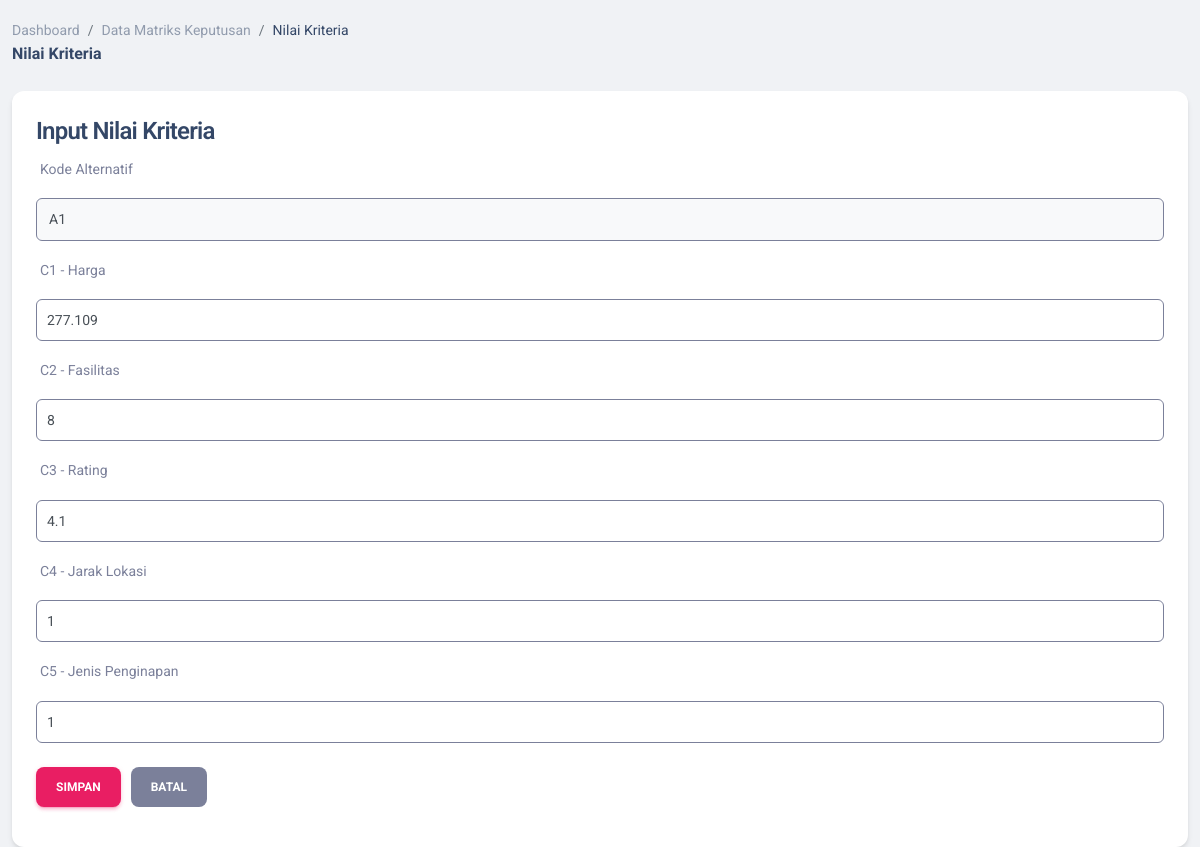
Page /pages/matriks/nilai_kriteria.php?alternatif=A1 on the committed database.
### tables this page shows
CREATE TABLE `tbl_kriteria` (
  `kode_kriteria` varchar(10) NOT NULL,
  `nama_kriteria` varchar(100) NOT NULL,
  `bobot` decimal(3,1) NOT NULL,
  `normalisasi` decimal(5,2) DEFAULT 0.00
);

### pages/matriks/nilai_kriteria.php (the view, shortened to what this page needs)
<?php
include '../layout/headers.php';
include '../../config/koneksi.php';
$kode_alternatif = $_GET['alternatif'];
$kriteria_sql = mysqli_query($koneksi, "SELECT * FROM tbl_kriteria");
$kriteria_arr = [];
while ($kriteria = mysqli_fetch_array($kriteria_sql)) {
    $kriteria_arr[] = $kriteria;
}
$nilai_kriteria = [];
foreach ($kriteria_arr as $kriteria) {
    $kode_kriteria = $kriteria['kode_kriteria'];
    $query = "SELECT nilai FROM tbl_matriks_keputusan WHERE kode_alternatif='$kode_alternatif' AND kode_kriteria='$kode_kriteria'";
    $result = mysqli_query($koneksi, $query);
    $data = mysqli_fetch_assoc($result);
    if (isset($data['nilai'])) {
        $nilai = $data['nilai'];
        if ($kode_kriteria == 'C1') {
            $nilai_kriteria[$kode_kriteria] = number_format($nilai, 3);
        } elseif ($kode_kriteria == 'C3') {
            $nilai_kriteria[$kode_kriteria] = number_format($nilai, 1);
        } else {
            $nilai_kriteria[$kode_kriteria] = rtrim(rtrim($nilai, '0'), '.');
        }
    } else {
        $nilai_kriteria[$kode_kriteria] = '0';
    }
}
?>
<main class="main-content position-relative max-height-vh-100 h-100 border-radius-lg ">
    <div class="container-fluid">
        <nav aria-label="breadcrumb" class="mt-3">
            <ol class="breadcrumb bg-transparent mb-0 pb-0 pt-1 px-0">
                <li class="breadcrumb-item text-sm">
                    <a class="opacity-5 text-dark" href="../dashboard/">Dashboard</a>
                </li>
                <li class="breadcrumb-item text-sm">
                    <a class="opacity-5 text-dark" href="index.php">Data Matriks Keputusan</a>
                </li>
                <li class="breadcrumb-item text-sm text-dark active" aria-current="page">Nilai Kriteria</li>
            </ol>
            <h6 class="font-weight-bolder mb-0">Nilai Kriteria</h6>
        </nav>
        <div class="row mt-4">
            <div class="col-lg-12">
                <div class="card">
                    <div class="card-body">
                        <h4 class="card-title">Input Nilai Kriteria</h4>
                        <form method="POST">
                            <div class="form-group mb-3">
                                <label>Kode Alternatif</label>
                                <input type="text" class="form-control input-sm border border-secondary" value="<?= htmlspecialchars($kode_alternatif) ?>" disabled style="background-color: #f8f9fa;">
                            </div>
                            <?php foreach ($kriteria_arr as $kriteria) : ?>
                                <div class="form-group mb-3">
                                    <label><?= htmlspecialchars($kriteria['kode_kriteria']) ?> - <?= htmlspecialchars($kriteria['nama_kriteria']) ?></label>
                                    <input type="text" class="form-control input-sm border border-secondary" name="nilai_<?= htmlspecialchars($kriteria['kode_kriteria']) ?>" value="<?= htmlspecialchars($nilai_kriteria[$kriteria['kode_kriteria']]) ?>" required>
                                </div>
                            <?php endforeach; ?>
                            <div class="form-group d-flex justify-content-start mt-4">
                                <button type="submit" class="btn btn-primary mr-2">Simpan</button>
                                <a href="index.php" class="btn btn-secondary">Batal</a>
                            </div>
                        </form>
                    </div>
                </div>
            </div>
        </div>
    </div>
</main>
<?php include '../layout/footers.php'; ?>

### pages/matriks/nilai_kriteria.php (style rules this page uses)
.form-control { margin-top: 10px; padding-left: 10px; }
.btn { padding: 10px 20px; margin-right: 10px; }

### rows in the picture
tbl_kriteria: kode_kriteria "C1", nama_kriteria "Harga", kode_kriteria "277.109"
tbl_kriteria: kode_kriteria "C2", nama_kriteria "Fasilitas", kode_kriteria "8"
tbl_kriteria: kode_kriteria "C3", nama_kriteria "Rating", kode_kriteria "4.1"
tbl_kriteria: kode_kriteria "C4", nama_kriteria "Jarak Lokasi", kode_kriteria "1"
tbl_kriteria: kode_kriteria "C5", nama_kriteria "Jenis Penginapan", kode_kriteria "1"
